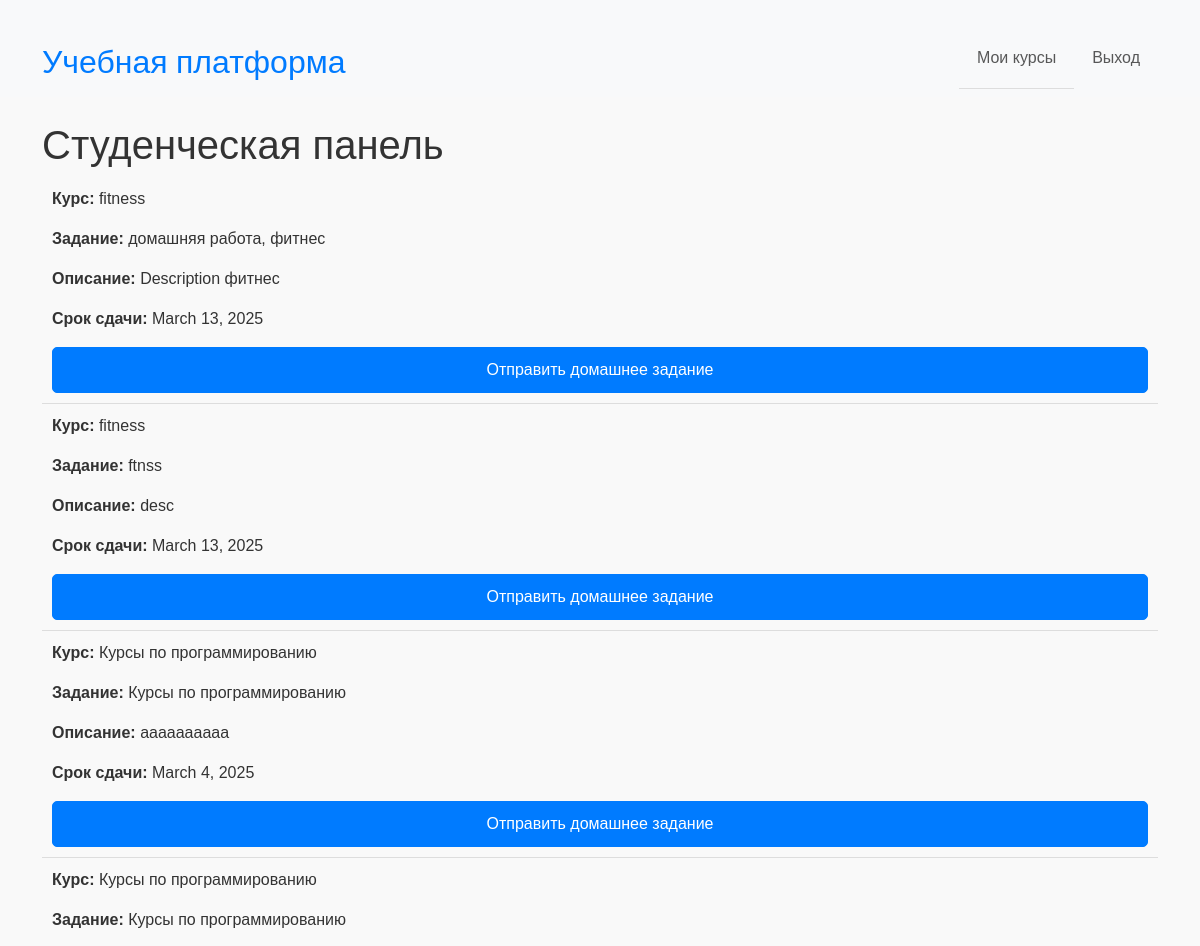
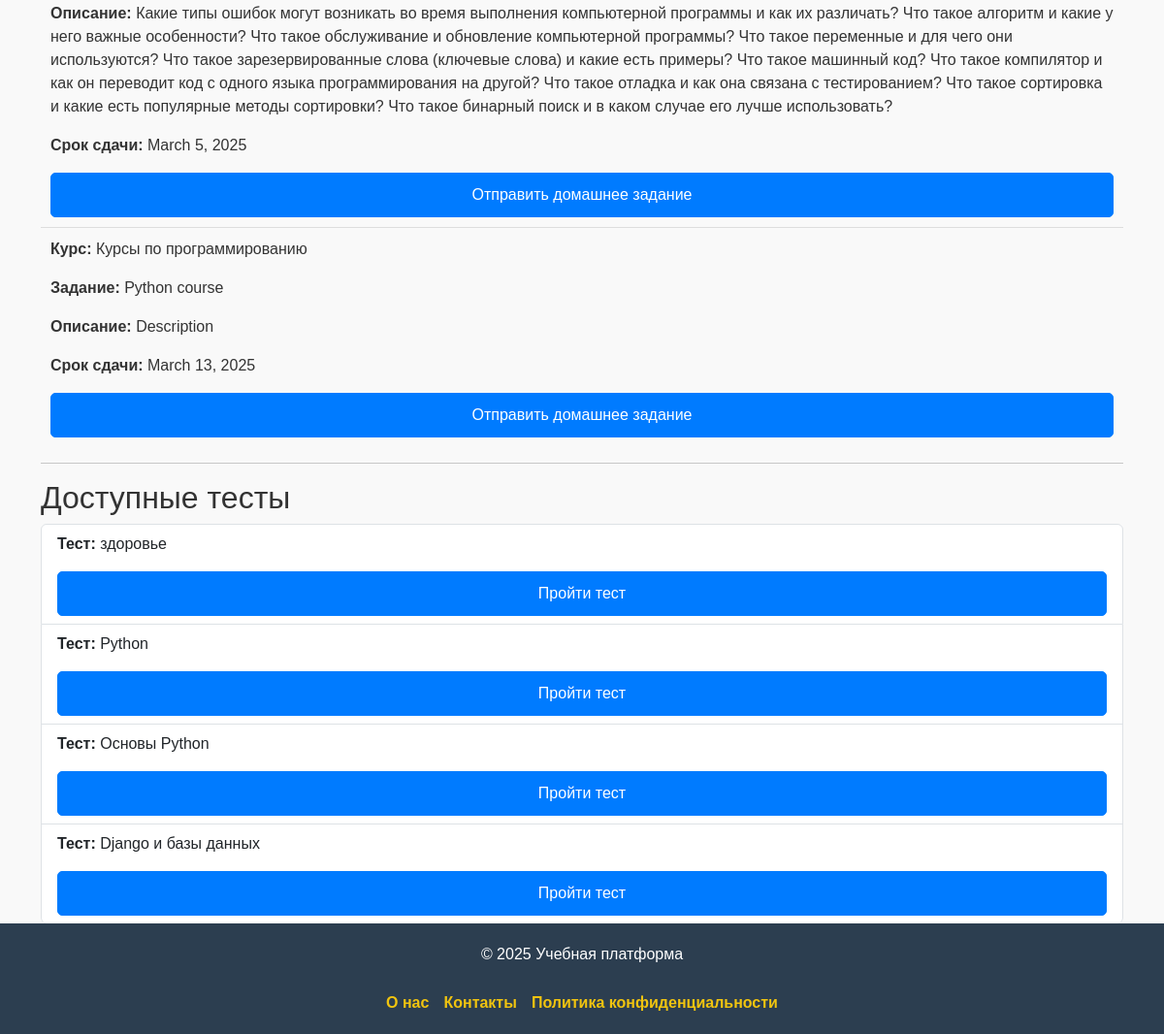
/student_dashboard/ (signed in), run on the app's committed database (2 pictures, top to bottom).
### online_courses/models.py (models this page shows, shortened)
class Homework(models.Model):
    title = models.CharField(max_length=255)
    description = models.TextField(null=True, blank=True)
    course = models.ForeignKey(Course, on_delete=models.CASCADE, related_name='homeworks')
    due_date = models.DateField()
    assigned_by = models.ForeignKey(User, on_delete=models.CASCADE, limit_choices_to={'role': 'teacher'}, related_name='assigned_homeworks')
    assigned_to = models.ForeignKey(User, on_delete=models.CASCADE, limit_choices_to={'role': 'student'}, related_name='homeworks', blank=True, null=True)

class Course(models.Model):
    title = models.CharField(max_length=255)
    description = models.TextField(null=True, blank=True)
    teacher = models.ForeignKey(User, on_delete=models.SET_NULL, null=True, limit_choices_to={'role': 'teacher'}, related_name='courses_taught')
    students = models.ManyToManyField(User, related_name='enrolled_courses', blank=True, limit_choices_to={'role': 'student'})

class Quiz(models.Model):
    course = models.ForeignKey(Course, on_delete=models.CASCADE, related_name="quizzes")
    lesson = models.ForeignKey(Lesson, on_delete=models.CASCADE, null=True, blank=True)
    title = models.CharField(max_length=255)
    description = models.TextField()

### online_courses/views.py (the view)
# urls.py: path('student_dashboard/', student_dashboard, name='student_dashboard'),
@login_required
def student_dashboard(request):
    if request.user.role != 'student':
        raise PermissionDenied("Только студенты могут просматривать эту страницу.")
    assignments = Homework.objects.filter(course__students=request.user)
    quizzes = Quiz.objects.filter(course__students=request.user)
    return render(request, 'student_dashboard.html', {'assignments': assignments, 'quizzes': quizzes})

### online_courses/templates/student_dashboard.html (shortened to what this page needs)
{% extends 'base.html' %}
{% block content %}
<h1>Студенческая панель</h1>
{% if assignments %}
    <ul>
        {% for assignment in assignments %}
            <li>
                <p><strong>Курс:</strong> {{ assignment.course.title }}</p>
                <p><strong>Задание:</strong> {{ assignment.title }}</p>
                <p><strong>Описание:</strong> {{ assignment.description }}</p>
                <p><strong>Срок сдачи:</strong> {{ assignment.due_date }}</p>
                <a href="{% url 'online_courses:submit_homework' assignment.id %}" class="btn btn-primary">Отправить домашнее задание</a>
            </li>
        {% endfor %}
    </ul>
{% else %}
    <p>Нет заданий для выполнения.</p>
{% endif %}
<hr>
<h2>Доступные тесты</h2>
{% if quizzes %}
    <ul class="list-group">
        {% for quiz in quizzes %}
            <li class="list-group-item list-group-item-action">
                <p><strong>Тест:</strong> {{ quiz.title }}</p>
                <a href="{% url 'online_courses:take_quiz' quiz.id %}" class="btn btn-primary">Пройти тест</a>
            </li>
        {% endfor %}
    </ul>
{% else %}
    <p>Нет доступных тестов.</p>
{% endif %}
{% endblock %}

### online_courses/static/css/style.css (style rules this page uses)
:root { --primary-color: #007bff; --secondary-color: #0056b3; --text-color: #333; --background-color: #f9f9f9; --border-color: #ddd; --footer-background-color: #2c3e50; --footer-text-color: white; --footer-link-color: #f1c40f; }
body { font-family: Arial, sans-serif; min-height: 100vh; display: flex; flex-direction: column; background-color: var(--background-color); color: var(--text-color); }
h1, h2 { color: var(--text-color); }
.btn-primary { text-align: center; background-color: var(--primary-color); border-color: var(--primary-color); color: #fff; display: block; transition: all 0.3s ease-in-out; cursor: pointer; border-radius: 5px; padding: 10px 15px; }
a { color: var(--primary-color); text-decoration: none; transition: color 0.3s ease-in-out; }
ul { list-style-type: none; padding: 0; }
ul li { padding: 10px; border-bottom: 1px solid var(--border-color); }
ul li:last-child { border-bottom: none; }
ul li a { text-decoration: none; color: var(--primary-color); }

### data on the page
Homework: course "fitness", title "домашняя работа, фитнес", description "Description фитнес", due_date "March 13, 2025"
Homework: course "fitness", title "ftnss", description "desc", due_date "March 13, 2025"
Homework: course "Курсы по программированию", title "Курсы по программированию", description "aaaaaaaaaa", due_date "March 4, 2025"
Homework: course "Курсы по программированию", title "Курсы по программированию", description "Какие типы ошибок могут возникать во время выполнения компьютерной программы и как их различать? Что такое алгоритм и какие у него важные особенности? Что такое обслуживание и обновление компьютерной программы? Что такое переменные и для чего они используются? Что такое зарезервированные слова (ключевые слова) и какие есть примеры? Что такое машинный код? Что такое компилятор и как он переводит код с одного языка программирования на другой? Что такое отладка и как она связана с тестированием? Что такое сортировка и какие есть популярные методы сортировки? Что такое бинарный поиск и в каком случае его лучше использовать?", due_date "March 5, 2025"
Homework: course "Курсы по программированию", title "Python course", description "Description", due_date "March 13, 2025"
Quiz: title "здоровье"
Quiz: title "Python"
Quiz: title "Основы Python"
Quiz: title "Django и базы данных"
